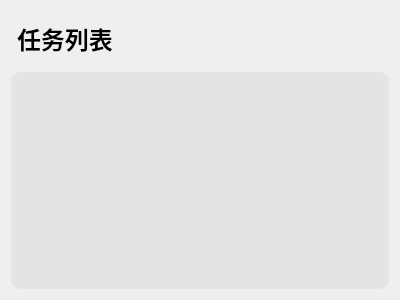
<?xml version="1.0" encoding="UTF-8"?>
<ui version="4.0">
 <class>JobPage</class>
 <widget class="QWidget" name="JobPage">
  <property name="geometry">
   <rect>
    <x>0</x>
    <y>0</y>
    <width>400</width>
    <height>300</height>
   </rect>
  </property>
  <property name="windowTitle">
   <string>Form</string>
  </property>
  <property name="styleSheet">
   <string notr="true">#title {
	margin: 10px 0;
	font-weight: bold;
	font-size: 24px;
}

* {
	font-family: 微软雅黑;
}

QScrollArea {
	border: 0;
	background: rgba(0, 0, 0, 0);
	border-radius: 10px;
	background: rgba(0, 0 ,0 ,0.05);
}

#job_list {
	border: 0;
}</string>
  </property>
  <layout class="QVBoxLayout" name="verticalLayout">
   <item>
    <widget class="QLabel" name="title">
     <property name="text">
      <string>任务列表</string>
     </property>
    </widget>
   </item>
   <item>
    <widget class="QScrollArea" name="scrollArea">
     <property name="widgetResizable">
      <bool>true</bool>
     </property>
     <widget class="QWidget" name="job_list">
      <property name="geometry">
       <rect>
        <x>0</x>
        <y>0</y>
        <width>382</width>
        <height>225</height>
       </rect>
      </property>
     </widget>
    </widget>
   </item>
  </layout>
 </widget>
 <resources/>
 <connections/>
</ui>
